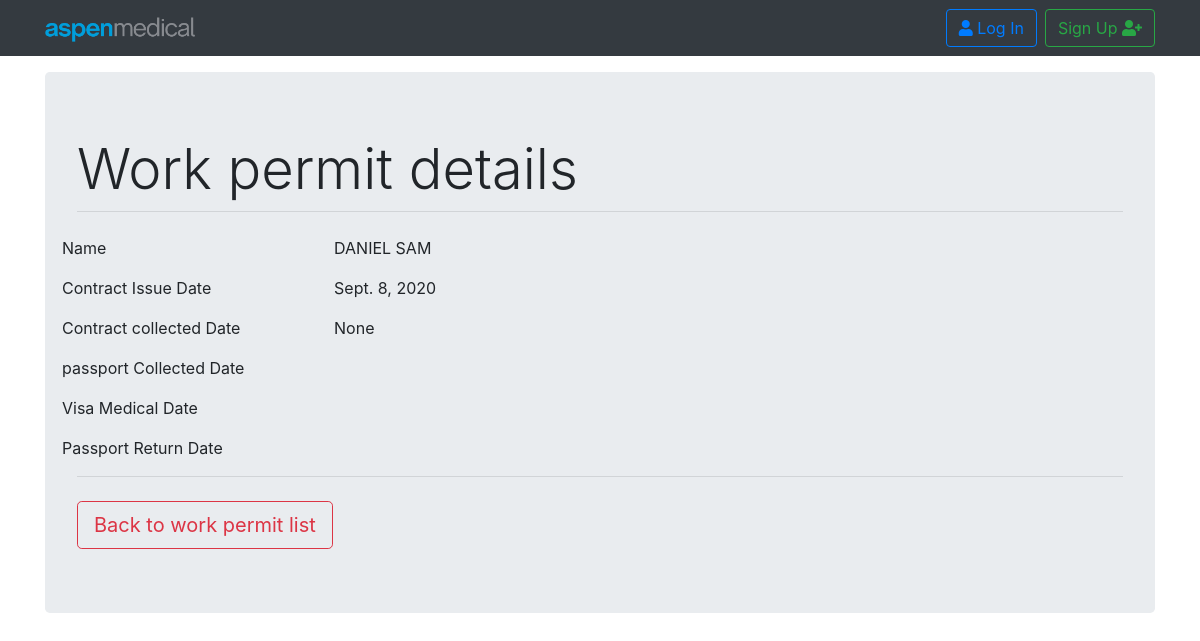
The page /payroll/work_permit_detail/28/ on the database its author committed.
### payroll/models.py (models this page shows, shortened)
class WorkPermit(models.Model):
    employee               = models.ForeignKey(Employee, related_name='employee_workpermit', on_delete=models.CASCADE, blank=True,null=True)
    contract_issue_date    = models.DateField(null=True, blank=True)
    contract_collected     = models.BooleanField(default=False)
    contract_collected_date = models.DateField(null=True, blank=True)
    note                    = models.CharField(null=True, blank=True, max_length=300)

class Employee(models.Model):
    employee_id         = models.CharField(primary_key=True, max_length=60, unique=True)
    first_name          = models.CharField(max_length=60, blank=True,null=True)
    middle_name         = models.CharField(max_length=60, blank=True,null=True)
    last_name           = models.CharField(max_length=60, blank=True,null=True)
    GENDER_CHOICES      = (('Male', 'Male'),('Female', 'Female'),('Other', 'Other'),)
    gender              = models.CharField(max_length=10, choices=GENDER_CHOICES)
    hotel               = models.ForeignKey(Hotel, related_name='hotel_name', on_delete=models.CASCADE,null=True,blank=True)
    DOB                 = models.DateField(null=True, blank=True)
    religion            = models.CharField(max_length=20, null=True, blank=True)
    citizenship         = models.CharField(max_length=20, null=True, blank=True)
    country_birth       = models.CharField(max_length=20, null=True, blank=True)
    email               = models.EmailField(max_length=70, blank=True,null=True)
    phone               = models.IntegerField(null=True, blank=True,default=0)
    uae_address         = models.CharField(max_length=90, null=True, blank=True)
    home_country_phone  = models.CharField(max_length=90, null=True, blank=True)
    home_country_address= models.CharField(max_length=90, null=True, blank=True)
    department          = models.ForeignKey(Department, related_name='dept_name', on_delete=models.CASCADE,null=True,blank=True)
    designation         = models.CharField(max_length=40, null=True, blank=True)
    department_head     = models.BooleanField(default=False)
    joining_date        = models.DateField(null=True, blank=True)
    img                 = models.ImageField(upload_to='pics',null=True,blank=True, default='/static/images/default-user.jpg')
    employee_status_choice     = (('Deployed', 'Deployed'),('Exiting', 'Exiting'),('Resigning', 'Resigning'))
    employee_status            = models.CharField(max_length=10, default=['Active'], choices=employee_status_choice)

### payroll/views.py (the view)
# urls.py: path('work_permit_detail/<str:pk>/',views.WorkPermitDetailView.as_view(),name='work_permit_detail'),
class WorkPermitDetailView(DetailView):
    model = models.WorkPermit
    context_object_name = 'work_permit_detail'
    template_name='payroll/work_permit_detail.html'
    def get_context_data(self, *args, **kwargs):
        data = super(WorkPermitDetailView,self).get_context_data(*args,**kwargs)
        return data

### payroll/templates/payroll/work_permit_detail.html
{% extends "base.html" %}
{% block content %}
<div class="jumbotron mt-3">
  <h1 class="display-4">Work permit details</h1> <hr>
  <br>
  <div class="row">
    <div class="col-xs-4 ">
      <p> Name</p>
      <p> Contract Issue Date</p>
      <p> Contract collected Date</p>
      <p> passport Collected Date </p>
      <p> Visa Medical Date</p>
      <p> Passport Return Date </p>
    </div>
    <div class="col-xs-4 offset-1">
      <p>  {{ work_permit_detail.employee.first_name }}</p>
      <p>  {{ work_permit_detail.contract_issue_date }}</p>
      <p>  {{ work_permit_detail.contract_collected_date }}</p>
    </div>
  </div> <hr>
  <br>
    <a class="btn btn-outline-danger btn-lg" href="{% url 'payroll:work_permit_list' %}" role="button">Back to work permit list</a>
  </div>
{% endblock %}

### static/css/mystylesheet.css (style rules this page uses)
hr { margin: 0px; }

### rows shown on the page
WorkPermit: employee.first_name "DANIEL SAM", contract_issue_date "Sept. 8, 2020", contract_collected_date "None"
